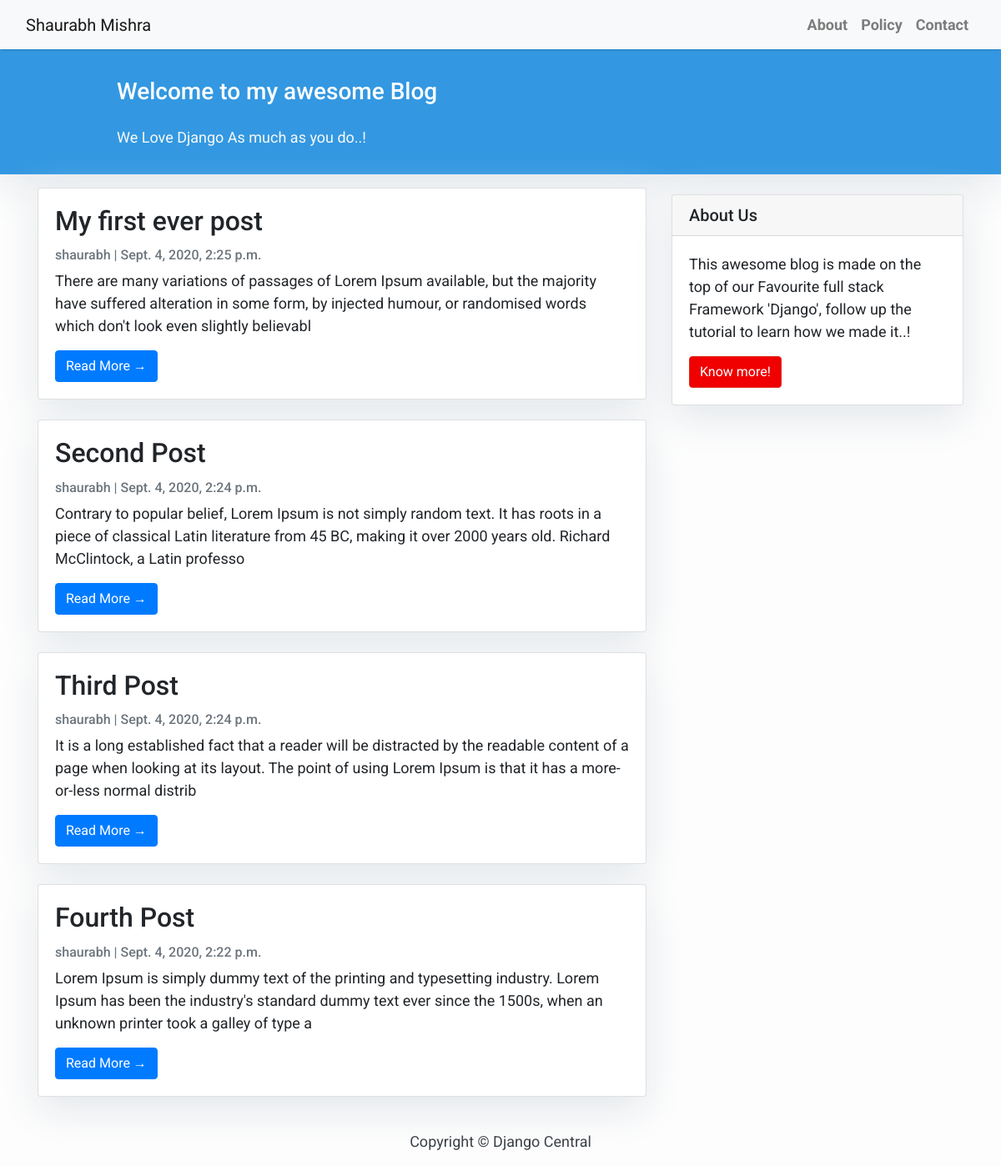
The page / on the database its author committed.
### blog/models.py (models this page shows, shortened)
class Post(models.Model):
    title = models.CharField(max_length=200, unique=True)
    slug = models.SlugField(max_length=200, unique=True)
    author = models.ForeignKey(User, on_delete=models.CASCADE, related_name='blog_posts')
    updated_on = models.DateTimeField(auto_now=True)
    content=models.TextField()
    created_on = models.DateTimeField(auto_now=True)
    status=models.IntegerField(choices=STATUS, default=0)
    class Meta:
        ordering = ['-created_on']

### blog/views.py (the view)
# urls.py: path('', views.PostList.as_view(), name='home'),
class PostList(generic.ListView):
    queryset = Post.objects.filter(status=1).order_by('-created_on')
    template_name = 'index.html'

### blog/templates/index.html (shortened to what this page needs)
{% extends "base.html" %} {% block content %}
<header class="masthead">
    <div class="container">
        <div class="row">
            <div class=" col-md-8 col-md-10 mx-auto">
                <div class="site-heading">
                    <h3 class=" site-heading my-4 mt-3 text-white"> Welcome to my awesome Blog </h3>
                    <p class="text-light">We Love Django As much as you do..! &nbsp
                    </p>
                </div>
            </div>
        </div>
    </div>
</header>
<div class="container">
    <div class="row">
        <div class="col-md-8 mt-3 left">
            {% for post in post_list %}
            <div class="card mb-4">
                <div class="card-body">
                    <h2 class="card-title">{{ post.title }}</h2>
                    <p class="card-text text-muted h6">{{ post.author }} | {{ post.created_on}} </p>
                    <p class="card-text">{{post.content|slice:":200" }}</p>
                    <a href="{% url 'post_detail' post.slug  %}" class="btn btn-primary">Read More &rarr;</a>
                </div>
            </div>
            {% endfor %}
        </div>
        {% block sidebar %} {% include 'sidebar.html' %} {% endblock sidebar %}
    </div>
</div>
{%endblock%}

### blog/templates/base.html (style rules this page uses)
body { font-family: "Roboto", sans-serif; font-size: 17px; background-color: #fdfdfd; }
.masthead { background: #3398E1; height: auto; padding-bottom: 15px; box-shadow: 0 16px 48px #E3E7EB; padding-top: 10px; }

### blog/templates/index.html (style rules this page uses)
body { font-family: "Roboto", sans-serif; font-size: 18px; background-color: #fdfdfd; }
.card { box-shadow: 0 16px 48px #E3E7EB; }

### blog/templates/sidebar.html (style rules this page uses)
.card { box-shadow: 0 16px 48px #E3E7EB; }

### rows shown on the page
Post: title "My first ever post", author "shaurabh", created_on "Sept. 4, 2020, 2:25 p.m.", content "There are many variations of passages of Lorem Ipsum available, but the majority have suffered alteration in some form, by injected humour, or randomised words which don't look even slightly believabl"
Post: title "Second Post", author "shaurabh", created_on "Sept. 4, 2020, 2:24 p.m.", content "Contrary to popular belief, Lorem Ipsum is not simply random text. It has roots in a piece of classical Latin literature from 45 BC, making it over 2000 years old. Richard McClintock, a Latin professo"
Post: title "Third Post", author "shaurabh", created_on "Sept. 4, 2020, 2:24 p.m.", content "It is a long established fact that a reader will be distracted by the readable content of a page when looking at its layout. The point of using Lorem Ipsum is that it has a more-or-less normal distrib"
Post: title "Fourth Post", author "shaurabh", created_on "Sept. 4, 2020, 2:22 p.m.", content "Lorem Ipsum is simply dummy text of the printing and typesetting industry. Lorem Ipsum has been the industry's standard dummy text ever since the 1500s, when an unknown printer took a galley of type a"
